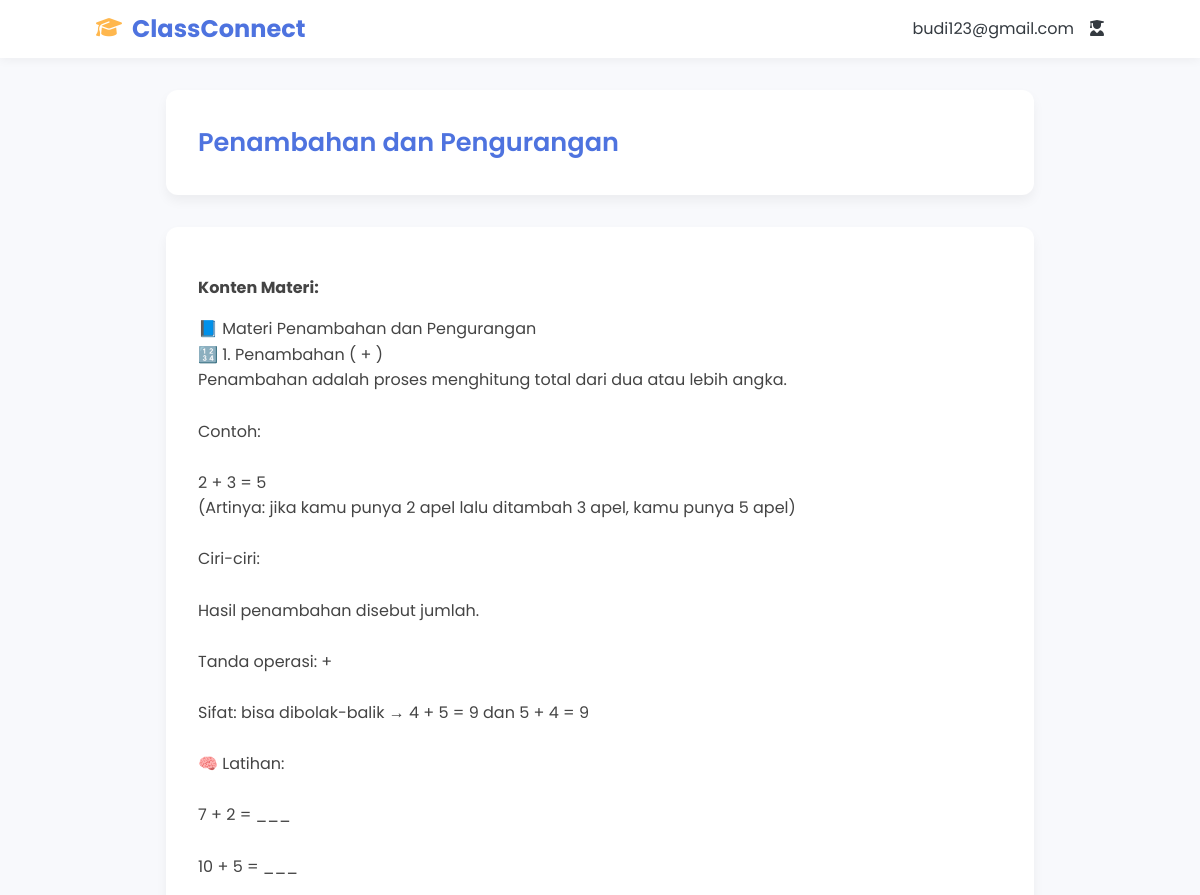
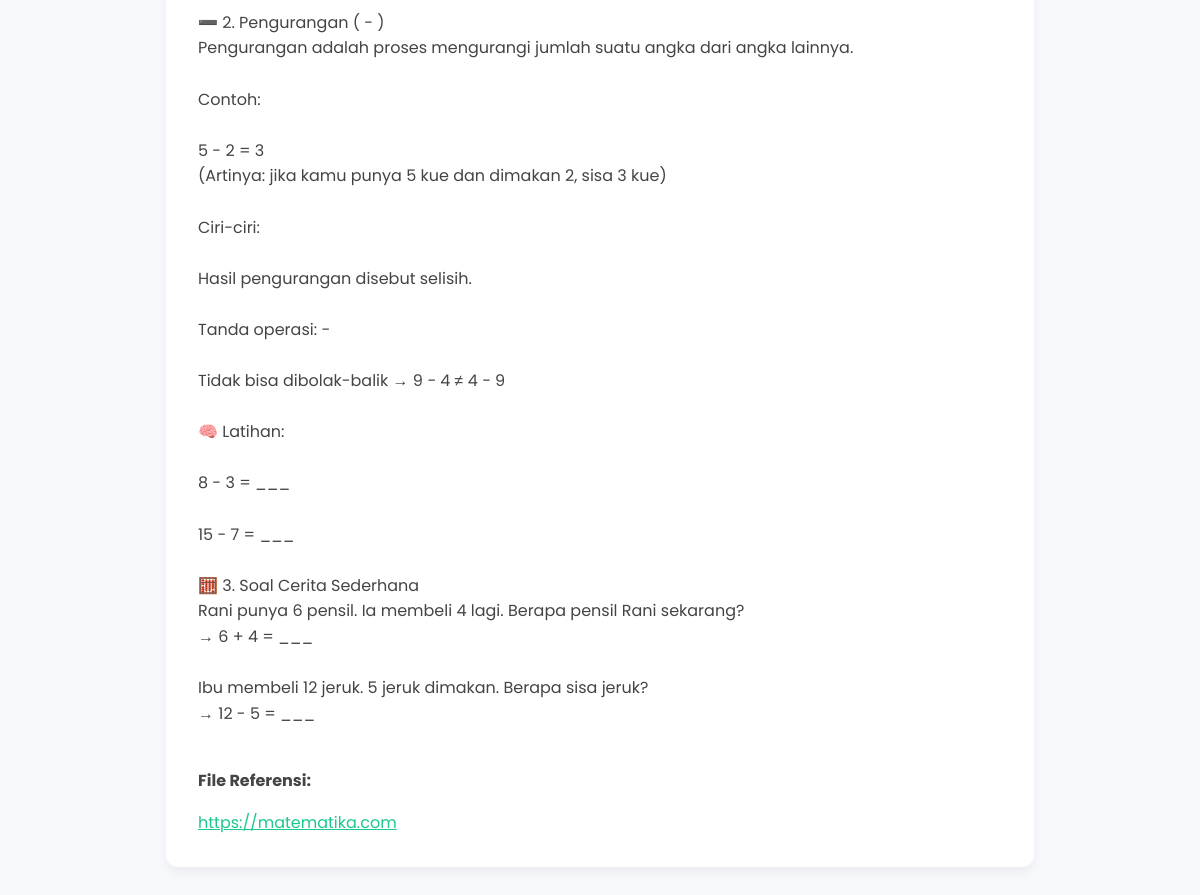
Page /hal_siswa/kelas_saya/materi.php?id=1 (signed in) on the committed database (2 pictures, top to bottom).
### tables this page shows
CREATE TABLE `materials` (
  `id` int(11) NOT NULL,
  `module_id` int(11) DEFAULT NULL,
  `title` varchar(100) NOT NULL,
  `content` text DEFAULT NULL,
  `file_link` text DEFAULT NULL
);

### hal_siswa/kelas_saya/materi.php (the view, shortened to what this page needs)
<?php
if (isset($_SESSION['user_id']) and isset($_GET['id'])) {
    $email = $_SESSION['email'];
    $materi_id = $_GET['id'];
    require_once '../../config/db.php';
    $sql = "SELECT * FROM materials WHERE id = ?";
    $stmt = $conn->prepare($sql);
    $stmt->bind_param("i", $materi_id);
    $stmt->execute();
    $result = $stmt->get_result();
    $data_material = $result->fetch_assoc();
} else {
    echo "Anda belum login atau tidak ada modul yang dipilih!";
    header("Location: ../../index.php");
    exit();
}
?>
<!DOCTYPE html>
<html lang="id">
<head>
    <link rel="stylesheet" href="https://cdnjs.cloudflare.com/ajax/libs/font-awesome/6.4.0/css/all.min.css">
</head>
<body>
    <nav class="navbar">
        <div class="navbar-left">
            <div class="logo">
                <a class="navbar-brand logo-title" href="dashboard.php"><i class="fas fa-graduation-cap"></i> ClassConnect</a>
            </div>
        </div>
        <div class="navbar-right">
            <span class="status-text"><?= $email ?></span>
            <div class="user-avatar dropdown">
                <span><i class="fas fa-user-graduate"></i></span>
            </div>
        </div>
    </nav>
    <main class="container">
        <div class="materi-card">
            <div class="materi-header">
                <h2><?= $data_material['title'] ?></h2>
            </div>
        </div>
        <div class="konten-card">
            <div class="konten-body">
                <p><strong>Konten Materi:</strong></p>
                <p><?= nl2br($data_material['content']) ?></p>
                <p><strong>File Referensi:</strong></p>
                <p><a href="<?= $data_material['file_link'] ?>" target="_blank"><?= $data_material['file_link'] ?></a></p>
            </div>
        </div>
    </main>
</body>
</html>

### hal_siswa/kelas_saya/materi.php (style rules this page uses)
:root { --primary: #4e73df; --accent: #1cc88a; --background: #f8f9fc; --text: #343a40; --card: #ffffff; }
* { box-sizing: border-box; margin: 0; padding: 0; font-family: 'Poppins', sans-serif; }
body { background: var(--background); color: var(--text); line-height: 1.6; }
.navbar { background: var(--card); padding: 1rem 8%; display: flex; justify-content: space-between; align-items: center; box-shadow: 0 2px 10px rgba(0, 0, 0, 0.05); flex-wrap: wrap; }
.navbar-left { display: flex; align-items: center; gap: 1rem; }
.logo { display: flex; align-items: center; gap: 0.5rem; }
.logo-title { font-size: 1.2rem; font-weight: 600; color: var(--primary); }
.navbar-right { display: flex; align-items: center; gap: 1rem; }
.user-avatar { position: relative; cursor: pointer; }
.container { max-width: 900px; margin: 2rem auto; padding: 0 1rem; }
.materi-card, .konten-card { background: var(--card); border-radius: 12px; box-shadow: 0 6px 12px rgba(0, 0, 0, 0.05); margin-bottom: 2rem; padding: 2rem; }
.materi-header h2 { font-size: 1.6rem; font-weight: 600; color: var(--primary); }
.konten-body p { margin-top: 1rem; color: #444; }
.konten-body a { color: var(--accent); text-decoration: underline; }
.navbar .logo-title { font-weight: 700; color: #4e73df; font-size: 1.5rem; line-height: 1; text-decoration: none; }
.navbar-brand { font-weight: 700; font-size: 1.6rem; color: var(--primary); display: flex; align-items: center; gap: 10px; }
.navbar-brand i { font-size: 1.3rem; color: #FFB74D; }

### rows in the picture
materials: title "Penambahan dan Pengurangan", content "📘 Materi Penambahan dan Pengurangan 🔢 1. Penambahan ( + ) Penambahan adalah proses menghitung total dari dua atau lebih angka. Contoh: 2 + 3 = 5 (Artinya: jika kamu punya 2 apel lalu ditambah 3 apel, kamu punya 5 apel) Ciri-ciri: Hasil penambahan disebut jumlah. Tanda operasi: + Sifat: bisa dibolak-balik → 4 + 5 = 9 dan 5 + 4 = 9 🧠 Latihan: 7 + 2 = ___ 10 + 5 = ___ ➖ 2. Pengurangan ( - ) Pengurangan adalah proses mengurangi jumlah suatu angka dari angka lainnya. Contoh: 5 - 2 = 3 (Artinya: jika kamu punya 5 kue dan dimakan 2, sisa 3 kue) Ciri-ciri: Hasil pengurangan disebut selisih. Tanda operasi: − Tidak bisa dibolak-balik → 9 − 4 ≠ 4 − 9 🧠 Latihan: 8 - 3 = ___ 15 - 7 = ___ 🧮 3. Soal…", file_link "https://matematika.com"

### other values in the picture
$email "budi123@gmail.com"
